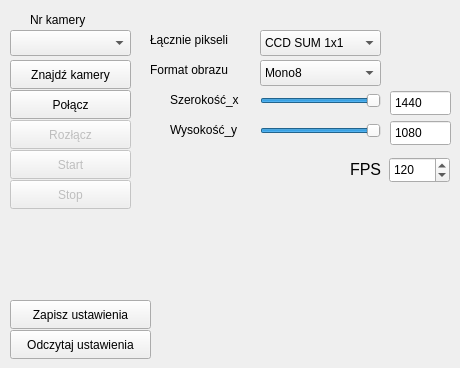
   <widget class="QWidget" name="CamTab">
    <attribute name="title">
     <string>Ustawienia kamery</string>
    </attribute>
    <widget class="QComboBox" name="CamNrComboBox">
     <property name="geometry">
      <rect>
       <x>10</x>
       <y>30</y>
       <width>121</width>
       <height>26</height>
      </rect>
     </property>
     <property name="currentIndex">
      <number>-1</number>
     </property>
     <property name="maxVisibleItems">
      <number>5</number>
     </property>
    </widget>
    <widget class="QComboBox" name="CamBinningComboBox">
     <property name="geometry">
      <rect>
       <x>260</x>
       <y>30</y>
       <width>121</width>
       <height>26</height>
      </rect>
     </property>
     <property name="currentIndex">
      <number>0</number>
     </property>
     <item>
      <property name="text">
       <string>CCD SUM 1x1</string>
      </property>
     </item>
     <item>
      <property name="text">
       <string>CCD SUM 2x2</string>
      </property>
     </item>
     <item>
      <property name="text">
       <string>FPGA SUM 1x1</string>
      </property>
     </item>
     <item>
      <property name="text">
       <string>FPGA AVG 1x1</string>
      </property>
     </item>
     <item>
      <property name="text">
       <string>FPGA SUM 2x2</string>
      </property>
     </item>
     <item>
      <property name="text">
       <string>FPGA AVG 2x2</string>
      </property>
     </item>
     <item>
      <property name="text">
       <string>FPGA SUM 4x4</string>
      </property>
     </item>
     <item>
      <property name="text">
       <string>FPGA AVG 4x4</string>
      </property>
     </item>
    </widget>
    <widget class="QSpinBox" name="CamFpsBox">
     <property name="geometry">
      <rect>
       <x>389</x>
       <y>157</y>
       <width>61</width>
       <height>26</height>
      </rect>
     </property>
     <property name="minimum">
      <number>5</number>
     </property>
     <property name="maximum">
      <number>500</number>
     </property>
     <property name="value">
      <number>120</number>
     </property>
    </widget>
    <widget class="QLabel" name="label">
     <property name="geometry">
      <rect>
       <x>30</x>
       <y>10</y>
       <width>91</width>
       <height>20</height>
      </rect>
     </property>
     <property name="text">
      <string>Nr kamery</string>
     </property>
    </widget>
    <widget class="QLabel" name="label_2">
     <property name="geometry">
      <rect>
       <x>150</x>
       <y>30</y>
       <width>101</width>
       <height>20</height>
      </rect>
     </property>
     <property name="text">
      <string>Łącznie pikseli</string>
     </property>
    </widget>
    <widget class="QLabel" name="label_3">
     <property name="geometry">
      <rect>
       <x>350</x>
       <y>160</y>
       <width>31</width>
       <height>18</height>
      </rect>
     </property>
     <property name="font">
      <font>
       <pointsize>12</pointsize>
      </font>
     </property>
     <property name="text">
      <string>FPS</string>
     </property>
    </widget>
    <widget class="QComboBox" name="CamFormatComboBox">
     <property name="geometry">
      <rect>
       <x>260</x>
       <y>60</y>
       <width>121</width>
       <height>26</height>
      </rect>
     </property>
     <property name="layoutDirection">
      <enum>Qt::LeftToRight</enum>
     </property>
     <property name="currentIndex">
      <number>0</number>
     </property>
     <property name="insertPolicy">
      <enum>QComboBox::InsertAtBottom</enum>
     </property>
     <item>
      <property name="text">
       <string>Mono8</string>
      </property>
     </item>
     <item>
      <property name="text">
       <string>Mono12</string>
      </property>
     </item>
     <item>
      <property name="text">
       <string>Mono12p</string>
      </property>
     </item>
    </widget>
    <widget class="QLabel" name="label_4">
     <property name="geometry">
      <rect>
       <x>150</x>
       <y>60</y>
       <width>101</width>
       <height>20</height>
      </rect>
     </property>
     <property name="text">
      <string>Format obrazu</string>
     </property>
    </widget>
    <widget class="QPushButton" name="StartButton">
     <property name="enabled">
      <bool>false</bool>
     </property>
     <property name="geometry">
      <rect>
       <x>10</x>
       <y>150</y>
       <width>121</width>
       <height>29</height>
      </rect>
     </property>
     <property name="text">
      <string>Start</string>
     </property>
    </widget>
    <widget class="QPushButton" name="StopButton">
     <property name="enabled">
      <bool>false</bool>
     </property>
     <property name="geometry">
      <rect>
       <x>10</x>
       <y>180</y>
       <width>121</width>
       <height>29</height>
      </rect>
     </property>
     <property name="text">
      <string>Stop</string>
     </property>
    </widget>
    <widget class="QPushButton" name="RefreshCamButton">
     <property name="geometry">
      <rect>
       <x>10</x>
       <y>60</y>
       <width>121</width>
       <height>29</height>
      </rect>
     </property>
     <property name="text">
      <string>Znajdź kamery</string>
     </property>
    </widget>
    <widget class="QLabel" name="label_9">
     <property name="geometry">
      <rect>
       <x>170</x>
       <y>120</y>
       <width>81</width>
       <height>20</height>
      </rect>
     </property>
     <property name="text">
      <string>Wysokość_y</string>
     </property>
    </widget>
    <widget class="QLabel" name="label_10">
     <property name="geometry">
      <rect>
       <x>170</x>
       <y>90</y>
       <width>81</width>
       <height>20</height>
      </rect>
     </property>
     <property name="text">
      <string>Szerokość_x</string>
     </property>
    </widget>
    <widget class="QSlider" name="CamWidthSlider">
     <property name="enabled">
      <bool>true</bool>
     </property>
     <property name="geometry">
      <rect>
       <x>260</x>
       <y>90</y>
       <width>121</width>
       <height>22</height>
      </rect>
     </property>
     <property name="minimum">
      <number>4</number>
     </property>
     <property name="maximum">
      <number>1440</number>
     </property>
     <property name="singleStep">
      <number>4</number>
     </property>
     <property name="pageStep">
      <number>4</number>
     </property>
     <property name="value">
      <number>1440</number>
     </property>
     <property name="orientation">
      <enum>Qt::Horizontal</enum>
     </property>
    </widget>
    <widget class="QSpinBox" name="CamWidthBox">
     <property name="enabled">
      <bool>true</bool>
     </property>
     <property name="geometry">
      <rect>
       <x>390</x>
       <y>90</y>
       <width>61</width>
       <height>26</height>
      </rect>
     </property>
     <property name="readOnly">
      <bool>true</bool>
     </property>
     <property name="buttonSymbols">
      <enum>QAbstractSpinBox::NoButtons</enum>
     </property>
     <property name="minimum">
      <number>4</number>
     </property>
     <property name="maximum">
      <number>1440</number>
     </property>
     <property name="singleStep">
      <number>4</number>
     </property>
     <property name="value">
      <number>1440</number>
     </property>
    </widget>
    <widget class="QSlider" name="CamHighSlider">
     <property name="enabled">
      <bool>true</bool>
     </property>
     <property name="geometry">
      <rect>
       <x>260</x>
       <y>120</y>
       <width>121</width>
       <height>22</height>
      </rect>
     </property>
     <property name="minimum">
      <number>0</number>
     </property>
     <property name="maximum">
      <number>1080</number>
     </property>
     <property name="pageStep">
      <number>10</number>
     </property>
     <property name="value">
      <number>1080</number>
     </property>
     <property name="orientation">
      <enum>Qt::Horizontal</enum>
     </property>
    </widget>
    <widget class="QSpinBox" name="CamHighBox">
     <property name="enabled">
      <bool>true</bool>
     </property>
     <property name="geometry">
      <rect>
       <x>390</x>
       <y>120</y>
       <width>61</width>
       <height>26</height>
      </rect>
     </property>
     <property name="readOnly">
      <bool>true</bool>
     </property>
     <property name="buttonSymbols">
      <enum>QAbstractSpinBox::NoButtons</enum>
     </property>
     <property name="minimum">
      <number>0</number>
     </property>
     <property name="maximum">
      <number>1080</number>
     </property>
     <property name="value">
      <number>1080</number>
     </property>
    </widget>
    <widget class="QPushButton" name="ConnectButton">
     <property name="geometry">
      <rect>
       <x>10</x>
       <y>90</y>
       <width>121</width>
       <height>29</height>
      </rect>
     </property>
     <property name="text">
      <string>Połącz</string>
     </property>
    </widget>
    <widget class="QPushButton" name="DisconnectButton">
     <property name="enabled">
      <bool>false</bool>
     </property>
     <property name="geometry">
      <rect>
       <x>10</x>
       <y>120</y>
       <width>121</width>
       <height>29</height>
      </rect>
     </property>
     <property name="text">
      <string>Rozłącz</string>
     </property>
    </widget>
    <widget class="QPushButton" name="WtiteSettingsButton">
     <property name="geometry">
      <rect>
       <x>10</x>
       <y>300</y>
       <width>141</width>
       <height>29</height>
      </rect>
     </property>
     <property name="text">
      <string>Zapisz ustawienia</string>
     </property>
    </widget>
    <widget class="QPushButton" name="ReadSettingsButton">
     <property name="geometry">
      <rect>
       <x>10</x>
       <y>330</y>
       <width>141</width>
       <height>29</height>
      </rect>
     </property>
     <property name="text">
      <string>Odczytaj ustawienia</string>
     </property>
    </widget>
   </widget>
